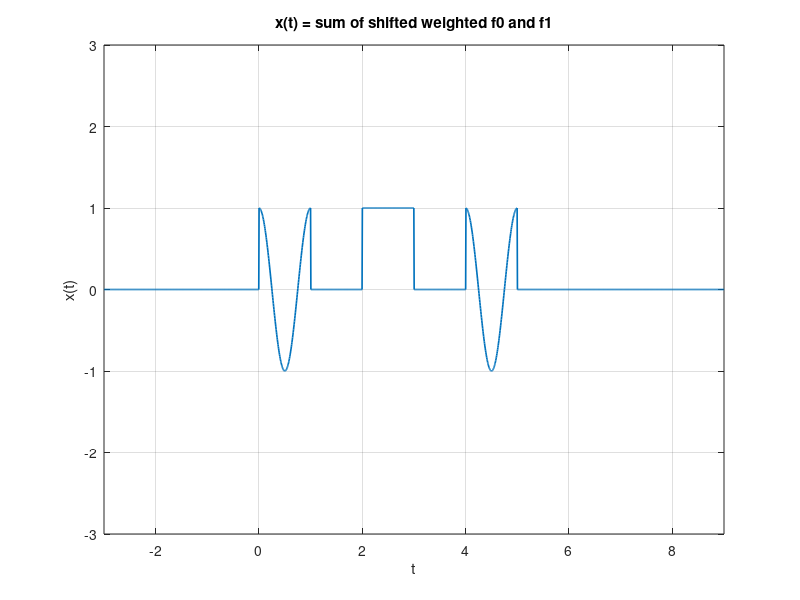

Write MATLAB code to recreate this figure.
% Parameters (you can modify b1,b2,b3 as needed)
b1 = 1;
b2 = 0;
b3 = 1;

% Time vector
t = linspace(-3,9,2000);

% Define f0 and f1 as anonymous functions operating on vector t
f0 = @(tt) double(tt>0 & tt<1);
f1 = @(tt) (cos(2*pi*tt) .* (tt>0 & tt<1));

% Construct x(t) with shifted components at 0, 3, 6
x = (1-b1).*f0(t) + b1.*f1(t) ...
  + (1-b2).*f0(t-2) + b2.*f1(t-2) ...
  + (1-b3).*f0(t-4) + b3.*f1(t-4);

% Plot
figure;
plot(t,x,'LineWidth',1.2);
xlabel('t');
ylabel('x(t)');
title('x(t) = sum of shifted weighted f0 and f1');
grid on;
xlim([-3 9]);
ylim([-3 3]);
